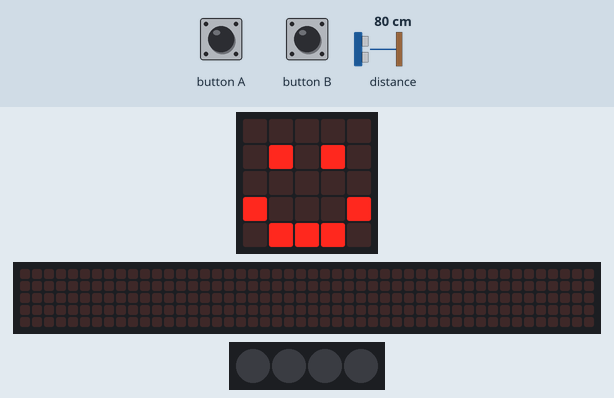
Simulated run of this program. Board: BBC micro:bit running MicroPython. Shown: the board's 5×5 LED display, a strip that is not on the board, showing the scrolling text unrolled, 4 RGB LEDs in strip order, left to right. The test bench sets the inputs (shaded band); at power-on: distance to the obstacle 80 cm. The echo pulse lasts 58.3 µs per cm; the 48×5 strip is a reading aid, not a part: it shows the text the display is scrolling, unrolled, one strip-width of it at a time.

Above: at 1.2 s.
1.3 s: button A pressed for 0.15 s
At 1.41 s:
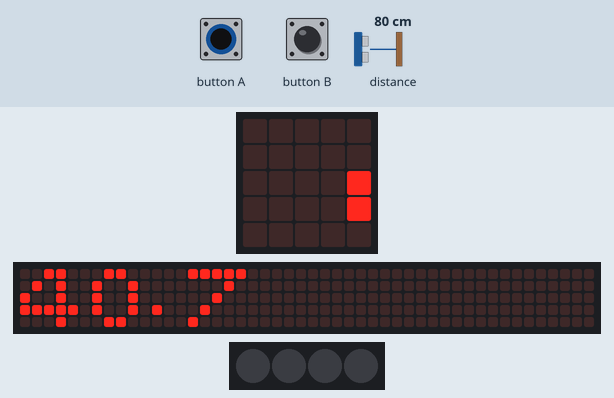
2.0 s: distance to the obstacle set to 2 cm
5.0 s: distance to the obstacle set to 35 cm
At 7.9 s:
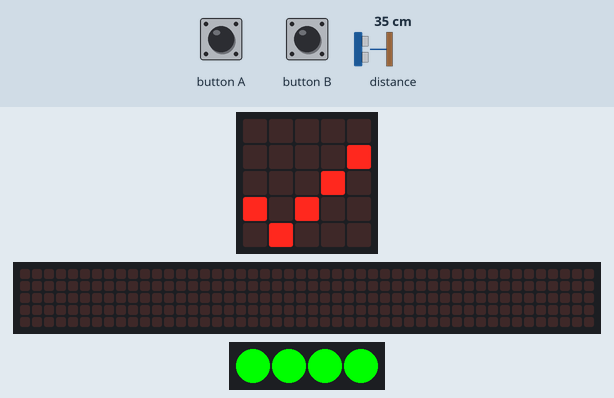
8.0 s: button A pressed for 1 s
12.0 s: distance to the obstacle set to 4 cm
At 12.92 s:
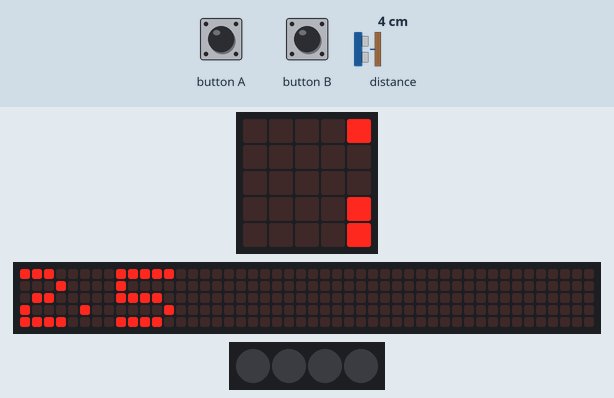
14.7 s: distance to the obstacle set to 60 cm
At 19.2 s:
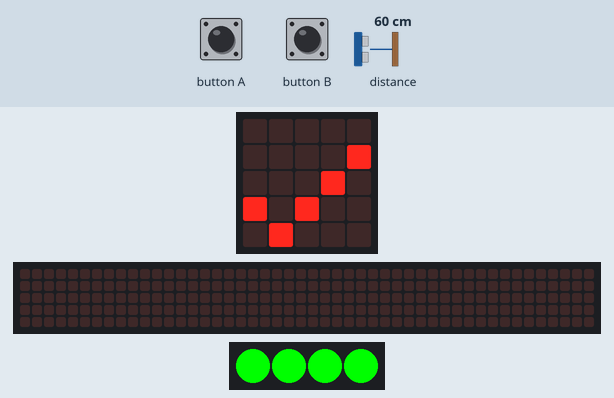
Timing chart, 0 to 24.9 s (numbered marks = the images above; inputs shaded):
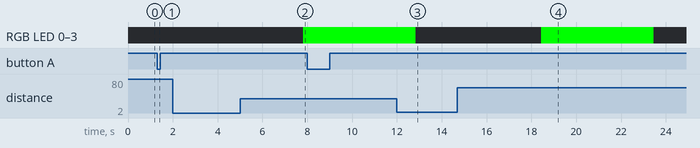

The program:

main.py
```python
"""
Created by: Devon
Created on: Mar 2026
This module is a Micro:bit MicroPython program that uses a HC-SR04 sonar to find the distance of a object and will determine if its more than 10 cm away.
"""

from microbit import *
import neopixel


class HCSR04:
    # this class abstracts out the functionality of the HC-SR04 and
    #   returns distance in mm
    # Trig: pin 1
    # Echo: pin 2
    def __init__(self, tpin=pin1, epin=pin2, spin=pin13):
        self.trigger_pin = tpin
        self.echo_pin = epin
        self.sclk_pin = spin

    def distance_mm(self):
        spi.init(
            baudrate=125000,
            sclk=self.sclk_pin,
            mosi=self.trigger_pin,
            miso=self.echo_pin,
        )
        pre = 0
        post = 0
        k = -1
        length = 500
        resp = bytearray(length)
        resp[0] = 0xFF
        spi.write_readinto(resp, resp)
        # find first non zero value
        try:
            i, value = next((ind, v) for ind, v in enumerate(resp) if v)
        except StopIteration:
            i = -1
        if i > 0:
            pre = bin(value).count("1")
            # find first non full high value afterwards
            try:
                k, value = next(
                    (ind, v)
                    for ind, v in enumerate(resp[i : length - 2])
                    if resp[i + ind + 1] == 0
                )
                post = bin(value).count("1") if k else 0
                k = k + i
            except StopIteration:
                i = -1
        dist = -1 if i < 0 else round(((pre + (k - i) * 8.0 + post) * 8 * 0.172) / 2)
        return dist


# startup
sonar = HCSR04()
display.show(Image.HAPPY)
myNeopixelStrip = neopixel.NeoPixel(pin16, 4)
myNeopixelStrip.clear()
myNeopixelStrip.show()

# display distance
while True:
    if button_a.was_pressed():
        display.scroll(sonar.distance_mm() / 10)
        display.scroll(" cm")
        display.show(Image.HAPPY)

        # is it greater than 10
        if sonar.distance_mm() / 10 < 10:
            myNeopixelStrip[0] = (255, 0, 0)
            myNeopixelStrip[1] = (255, 0, 0)
            myNeopixelStrip[2] = (255, 0, 0)
            myNeopixelStrip[3] = (255, 0, 0)

        # if not
        else:
            myNeopixelStrip[0] = (0, 255, 0)
            myNeopixelStrip[1] = (0, 255, 0)
            myNeopixelStrip[2] = (0, 255, 0)
            myNeopixelStrip[3] = (0, 255, 0)

        # show neopixels
        myNeopixelStrip.show()
        display.show(Image.YES)

        # reset
        sleep(5000)
        myNeopixelStrip.clear()
        myNeopixelStrip.show()
        display.show(Image.HAPPY)
        
```

Measured:
- after the input at 1.3 s, the display: changes at once (image 1)
- after the input at 5.0 s, the display: first differs from a run without the input after 2.8 s (image 2)
- after the input at 8.0 s, every drawn part: stays the same
- after the input at 14.7 s, the display: first differs from a run without the input after 3.7 s (image 4)
